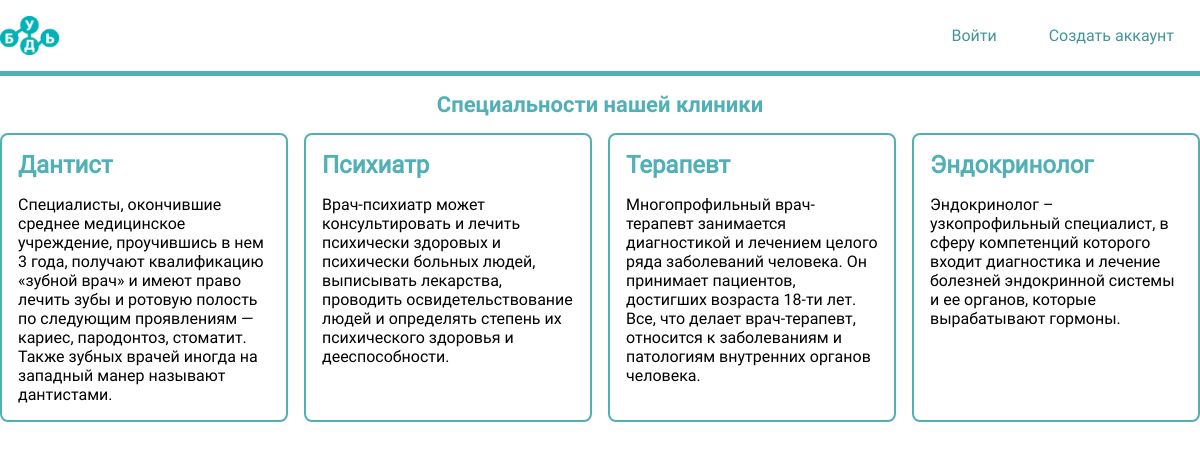
The page / on the database its author committed.
### tables this page shows
CREATE TABLE `doctor_types` (
  `id` int(11) NOT NULL,
  `name` varchar(64) NOT NULL,
  `description` text NOT NULL
);

### db.php (called while the page is built, shortened)
<?php
class Connection
{
    protected $pdo;
    protected $config = ['host' => '127.0.0.1', 'dbname' => "live", 'charset' => 'utf8', 'user' => 'root', 'passwd' => 'root'];
    protected function init()
    {
        if(empty($this->pdo))
        {
            $dsn = "mysql:host={$this->config['host']};dbname={$this->config['dbname']};charset={$this->config['charset']}";
            $opt = [
                PDO::ATTR_ERRMODE            => PDO::ERRMODE_EXCEPTION,
                PDO::ATTR_DEFAULT_FETCH_MODE => PDO::FETCH_ASSOC,
                PDO::ATTR_EMULATE_PREPARES   => false,
            ];
            $this->pdo = new PDO($dsn, $this->config['user'], $this->config['passwd'], $opt);
        }
    }
    public function query($query, $args = []){
        $query_object = $this->pdo->prepare($query);
        $query_object->execute($args);
        return $query_object->fetchAll(PDO::FETCH_NAMED);
    }
}

### pages/main.php (the view)
<div class="form-action">
    <h1 class="form-title">Специальности нашей клиники</h1>
    <div class="cards-el">
        <?foreach($types as $type):?>
            <div class="card">
                <div class="card-text">
                    <h2 class="card-text-name"><?=$type['name']?></h2>
                    <p class="card-text-description"><?=$type['description']?></p>
                </div>
            </div>
        <?endforeach;?>
    </div>
</div>

### index.php (shortened to what this page needs)
<?
require_once 'db.php';
$db = new Connection();
$curReq = trim($_SERVER['REQUEST_URI'], '/');
$curReqMethod = $_SERVER['REQUEST_METHOD'];
if($curReqMethod == "GET")
{
    $u_verify = get_cclient();
    if($u_verify == null)
    {
        switch($curReq)
        {
            case "":
                main_page();
                break;
        }
    }
}
function loadPage($name, $title, $data = [])
{
    $params = [
        'tamplate' => $name,
        'title' => $title,
        'auth' => get_cclient() != null
    ];
    if($data != [])
    {
        $params = array_merge($params, $data);
    }
    extract($params);
    require_once 'res/tamplate.php';
}
function get_cclient()
{
    $gu = null;
    return $gu;
}
function main_page()
{
    global $db;
    $types = $db->query('SELECT * FROM doctor_types');
    loadPage("main", 'Будь здоров!', ['types' => $types]);
}

### res/tamplate.php (shortened to what this page needs)
<!DOCTYPE html>
<html lang="ru">
<head>
    <link href="/res/css/fonts.css" rel="stylesheet">
    <link href="/res/css/style.css" rel="stylesheet">
    <link href="/res/css/elements.css" rel="stylesheet">
</head>
<body>
    <header>
        <div class="container header-content">
            <?if(!$auth){?>
                <div class="header-logo link" href="/">
                    <img src="/res/img/logotype.png" alt="" class="header-logo-image">
                </div>
            <?}else{?>
                <div class="header-logo link" href="/profile/">
                    <img src="/res/img/logotype.png" alt="" class="header-logo-image">
                </div>
            <?}?>
            <nav class="header-nav">
                <?if(!$auth){?>
                    <div class="header-nav-item link" href="/login/">Войти</div>
                    <div class="header-nav-item link" href="/reg/">Создать аккаунт</div>
                <?}else{?>
                    <div class="header-nav-item link" href="/write/">Запись на приём</div>
                    <div class="header-nav-item link" href="/profile/">Личный кабинет</div>
                    <div class="header-nav-item link" href="/logout/">Выйти</div>
                <?}?>
            </nav>
        </div>
    </header>
    <main>
        <div class="container">
            <? require_once ROOTDR . '/pages/'.$tamplate.'.php'; ?>
        </div>
    </main>
</body>
</html>

### res/css/style.css (style rules this page uses)
* { margin: 0; padding: 0; outline: 0; border: 0; box-sizing: border-box; font-family: 'Regular'; }
.container { max-width: 1200px; width: 100%; margin: 0 auto; }
header { background-color: #fff; border-bottom: 5px solid #50b0b6; }
header .header-logo { display: flex; align-items: center; }
header .header-logo-image { max-height: 40px; margin-right: 16px; }
header .header-content { display: flex; align-items: center; color: #429499; }
header .header-nav { margin-left: auto; display: flex; }
header .header-nav-item { padding: 26px; transition: 0.3s background-color, color; }
main { margin-top: 16px; }

### res/css/elements.css (style rules this page uses)
.link { cursor: pointer; }
.form-action { width: 100%; }
.form-title { font-family: Bold; font-size: 22px; color: #50b0b6; margin-bottom: 16px; text-align: center; }
.cards-el { display: flex; justify-content: space-between; }
.cards-el > .card { padding: 16px; margin-right: 16px; border: 2px solid #50b0b6; border-radius: 8px; width: 25%; }
.cards-el > .card:last-child { margin-right: 0; }
.card-text-name { margin-bottom: 16px; color: #50b0b6; }

### rows shown on the page
doctor_types: name "Дантист", description "Специалисты, окончившие среднее медицинское учреждение, проучившись в нем 3 года, получают квалификацию «зубной врач» и имеют право лечить зубы и ротовую полость по следующим проявлениям — кариес, пародонтоз, стоматит. Также зубных врачей иногда на западный манер называют дантистами."
doctor_types: name "Психиатр", description "Врач-психиатр может консультировать и лечить психически здоровых и психически больных людей, выписывать лекарства, проводить освидетельствование людей и определять степень их психического здоровья и дееспособности."
doctor_types: name "Терапевт", description "Многопрофильный врач-терапевт занимается диагностикой и лечением целого ряда заболеваний человека. Он принимает пациентов, достигших возраста 18-ти лет. Все, что делает врач-терапевт, относится к заболеваниям и патологиям внутренних органов человека."
doctor_types: name "Эндокринолог", description "Эндокринолог – узкопрофильный специалист, в сферу компетенций которого входит диагностика и лечение болезней эндокринной системы и ее органов, которые вырабатывают гормоны."
